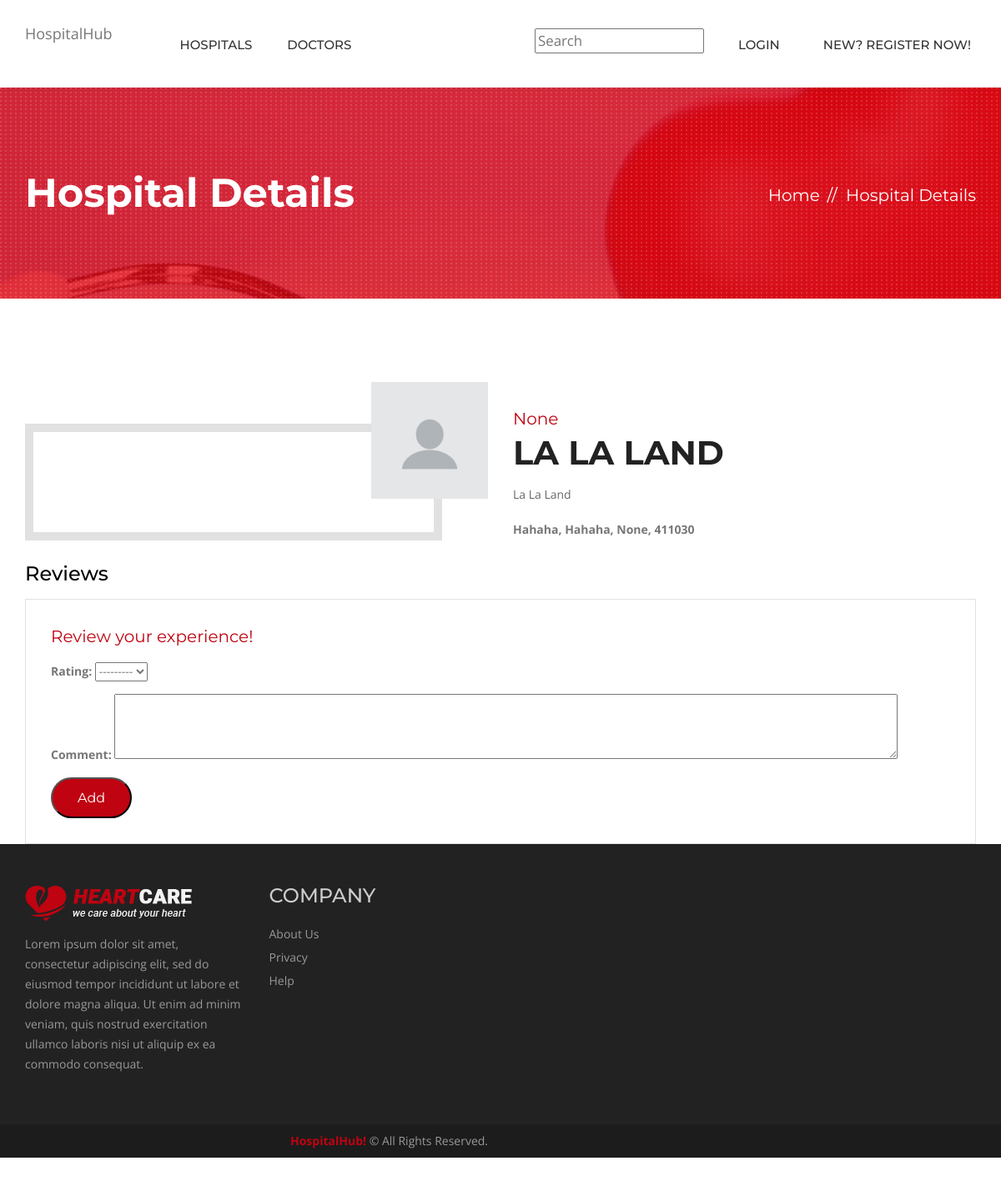
The app's page /myhub/hospitals/1, older data.
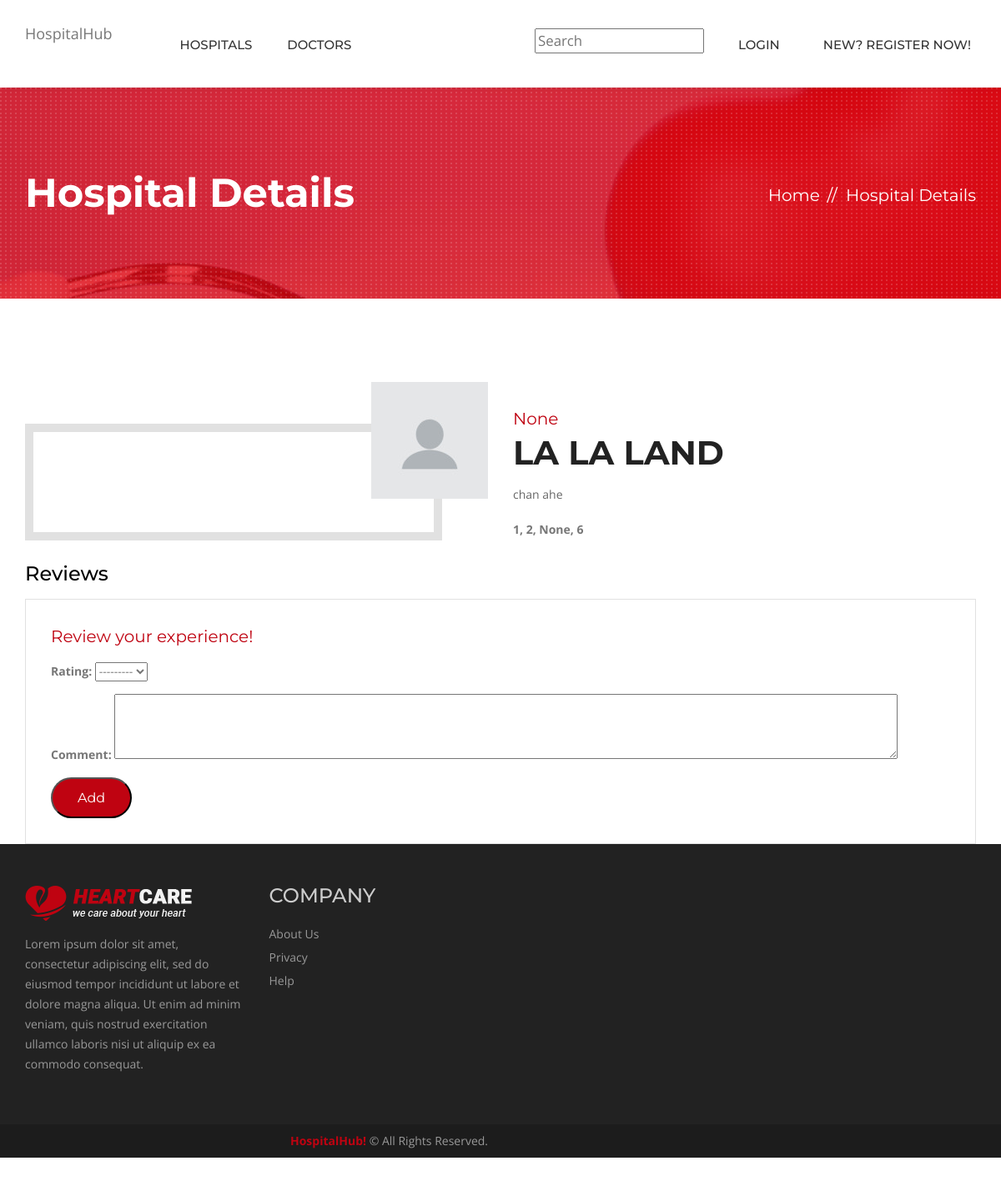
The same page, newer data.
### myhub/models.py (models this page shows, shortened)
class hospital(models.Model):
    name = models.CharField(max_length=100, null=True)  # Field name made lowercase.
    desc = models.CharField(max_length=10000, help_text='Enter Hospital Description')
    building = models.CharField(max_length=25, blank=False, null=True)  # Field name made lowercase.
    street = models.CharField(max_length=25, blank=False, null=True)  # Field name made lowercase.
    city = models.CharField(max_length=25, null=True)  # Field name made lowercase.
    pincode = models.IntegerField(blank=False, null=True)  # Field name made lowercase.
    beds = models.IntegerField(blank=True, null=True)  # Field name made lowercase.
    profile= models.ImageField(default ='default.jpg')

### myhub/views.py (the view)
# urls.py: path('hospitals/<int:hospital_id>', views.HospitalDetailView, name='hospitals-detail'),
def HospitalDetailView(request, hospital_id):
    Hospital = get_object_or_404(hospital, pk=hospital_id)
    form = DoctorReviewForm()
    return render(request, 'myhub/hospital_detail.html', {'hospital': Hospital, 'form': form})

### myhub/forms.py
class DoctorReviewForm(ModelForm):
    class Meta:
        model = doctor_review
        fields = ['rating', 'comment']
        widgets = {
            'comment': Textarea(attrs={'cols': 128, 'rows': 3})
        }

### myhub/templates/myhub/hospital_detail.html (shortened to what this page needs)
<!DOCTYPE html>
<html>
{% extends "base_generic.html" %}
{% load static %}
{% block content %}
<head>
  <link rel="stylesheet" href="{% static 'style.css' %}">
</head>
<div class="inner-banner">
  <div class="container">
    <div class="row">
      <div class="col-md-7">
        <h1>Hospital Details</h1>
      </div>
      <div class="col-md-5">
        <ol class="breadcrumb">
          <li><a href="{% url 'index' %}">Home</a></li>
          <li class="active">Hospital Details</li>
        </ol>
      </div>
    </div>
  </div>
</div>
<div class="main-content">
  <div class="team-details">
    <div class="container">
      <div class="row">
        <div class="col-md-6 col-sm-6">
          <div class="team-detail-img"> <img src="{{hospital.profile.url}}" alt=""> </div>
        </div>
        <div class="col-md-6 col-sm-6">
          <div class="team-details-text">
            <div class="sectio-title-2"> <strong>{{ hospital.city }}</strong>
              <h2>{{ hospital.name }}</h2>
            </div>
            <p>{{ hospital.desc }}</p>
            <div> <strong>{{ hospital.building }}, {{ hospital.street }}, {{ hospital.city }}, {{ hospital.pincode }}</strong>
          </div>
        </div>
      </div>
    <div class="col-md-12">
      <div class="home-testimonials">
        <div class="sectio-title-2"> <h3>Reviews</h3>
        </div>
        <div class="item">
          <div class="testimonial-holder">
            <div class="sectio-title-2"> <strong>Review your experience!</strong></div>
            <form action="{% url 'hospital_add_review' hospital.id %}"  method="post">
                {{ form.as_p }}
                <input class="book-app" type="submit" value="Add"/>
            </form>
          </div>
        </div>
      </div>
    </div>
    </div>
  </div>
</div>
{% endblock %}

Row changes from the older to the newer data that the page shows:
changed hospital "LA LA LAND": desc "La La Land" → "chan ahe"; building "Hahaha" → "1"; street "Hahaha" → "2"; pincode "411030" → "6"
